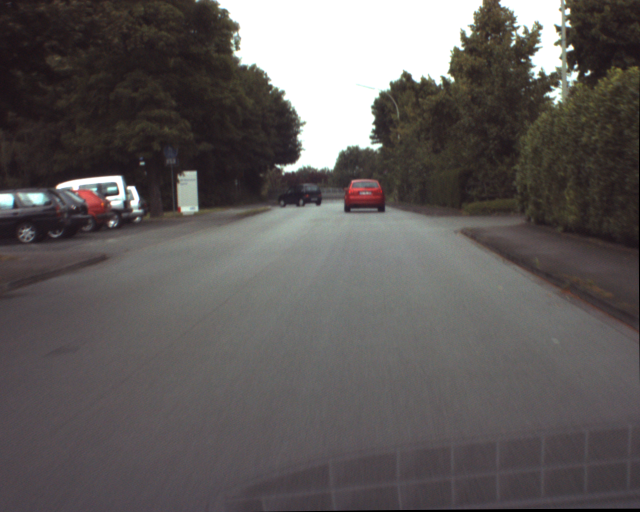
%> input picture Lab5_testimages/ur_c_s_03a_01_L_0376.png, 1280 x 1024 px (shown at 1/2 size)
$ octave main.m   (GNU Octave 9; MATLAB toolbox functions it lacks are replaced by stand-ins)
%> lines starting %> are read from the running program, lines starting %| are printed output that depends on the picture; in (x1, y1, x2, y2) boxes, pixels count from 0 and x2, y2 are one past the last pixel; in counts of white or black regions, pixels touching at a corner belong together; the program's own positions count from 1
### NCC_function.m
function C = NCC_function(template,img)
    C = normxcorr2(template, img);
end

### find_car.m
function find_car(Temp, C, img, sample_n)
    [n,m] = size(C);
    [n_temp, m_temp] = size(Temp);

    seg = zeros(n,m);
    mask = C == max(C(:));%threshold on the hue componet
    seg = seg+mask;

    [~, linear_idx] = max(C(:));
    [row, col] = ind2sub(size(C), linear_idx);


    tit = sprintf("segmented object frame " + sample_n);
    figure,imagesc(seg),colormap gray, title(tit) %binary image (segmented image, i.e. detection of a given color)

    tit = sprintf("detected object frame " + sample_n);
    figure,imagesc(img),colormap gray,title(tit)
    hold on
    plot(col-(m_temp/2),row-(n_temp/2), '*r');
    rectangle('Position',[col-m_temp,row-n_temp,m_temp,n_temp],'EdgeColor',[1,0,0])
end

### main.m
clc, clearvars, close all
%%
%%%%%%%%%%%%%%%%%%%%%%%%%%%
% NCC-based segmentation
%%%%%%%%%%%%%%%%%%%%%%%%%%%

%------------------------------------
% RED CAR
%------------------------------------

img{1}=im2gray(imread('Lab5_testimages/ur_c_s_03a_01_L_0376.png'));
img{2}=im2gray(imread('Lab5_testimages/ur_c_s_03a_01_L_0377.png'));
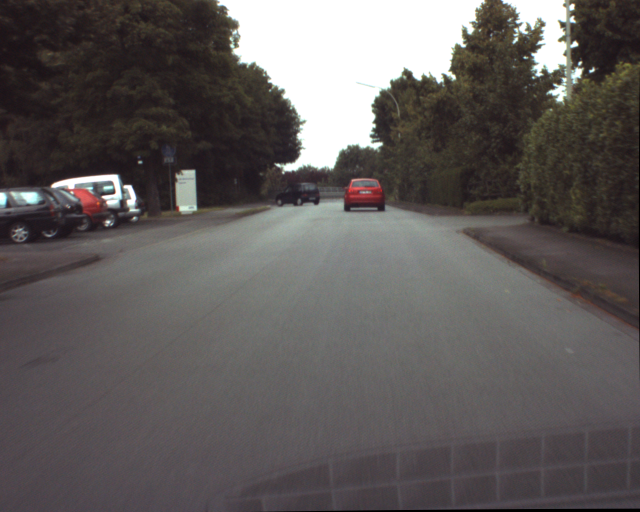
%> input picture Lab5_testimages/ur_c_s_03a_01_L_0377.png, 1280 x 1024 px (shown at 1/2 size)
img{3}=im2gray(imread('Lab5_testimages/ur_c_s_03a_01_L_0378.png'));
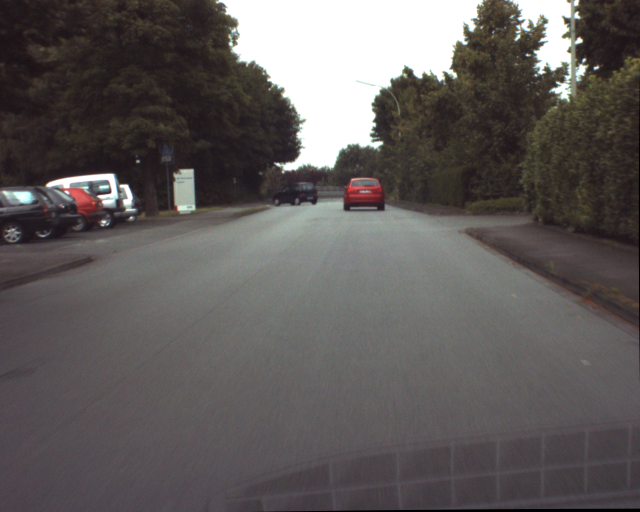
%> input picture Lab5_testimages/ur_c_s_03a_01_L_0378.png, 1280 x 1024 px (shown at 1/2 size)
img{4}=im2gray(imread('Lab5_testimages/ur_c_s_03a_01_L_0379.png'));
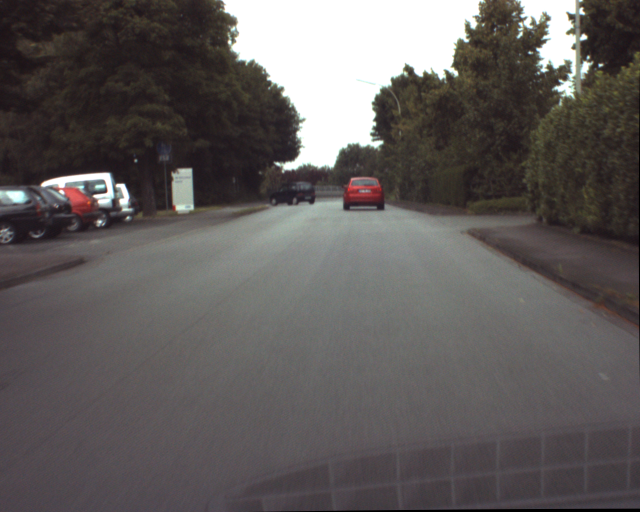
%> input picture Lab5_testimages/ur_c_s_03a_01_L_0379.png, 1280 x 1024 px (shown at 1/2 size)
img{5}=im2gray(imread('Lab5_testimages/ur_c_s_03a_01_L_0380.png'));
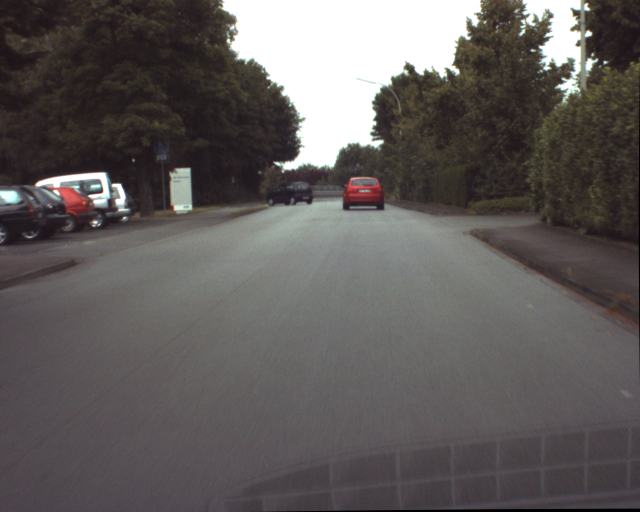
%> input picture Lab5_testimages/ur_c_s_03a_01_L_0380.png, 1280 x 1024 px (shown at 1/2 size)
img{6}=im2gray(imread('Lab5_testimages/ur_c_s_03a_01_L_0381.png'));
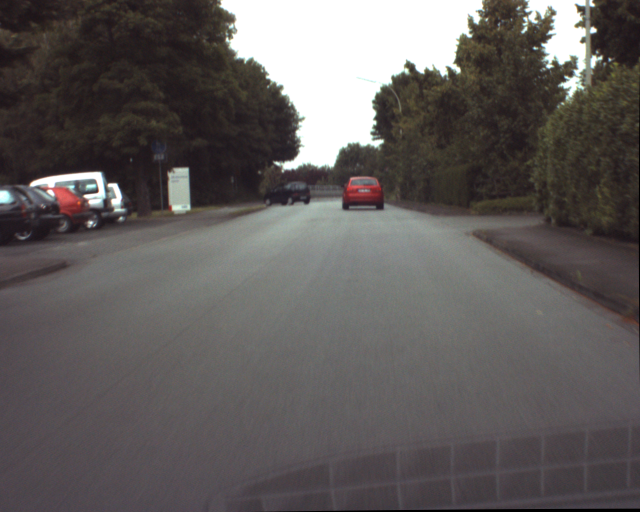
%> input picture Lab5_testimages/ur_c_s_03a_01_L_0381.png, 1280 x 1024 px (shown at 1/2 size)

%%

figure,imagesc(img{1}),colormap gray

T{1}=img{1}(360:410,690:770);
figure,imagesc(T{1}),colormap gray;

for i=1:6
    C_red{i} = NCC_function(T{1}, img{i});
    figure, imagesc(C_red{i}), colormap gray;
end
%> after the loop, C_red = 6 items

for i=1:6
    find_car(T{1}, C_red{i}, img{i}, i);
end
%> this loop made 6 passes
%> (linear_idx in find_car, row in find_car, col in find_car) on passes 1 to 6: (826316, 410, 770), (826314, 408, 770), (825239, 407, 769), (825238, 406, 769), (824163, 405, 768), (823089, 405, 767)
%> pass 1, in find_car, `mask = C == max(C(:));`:
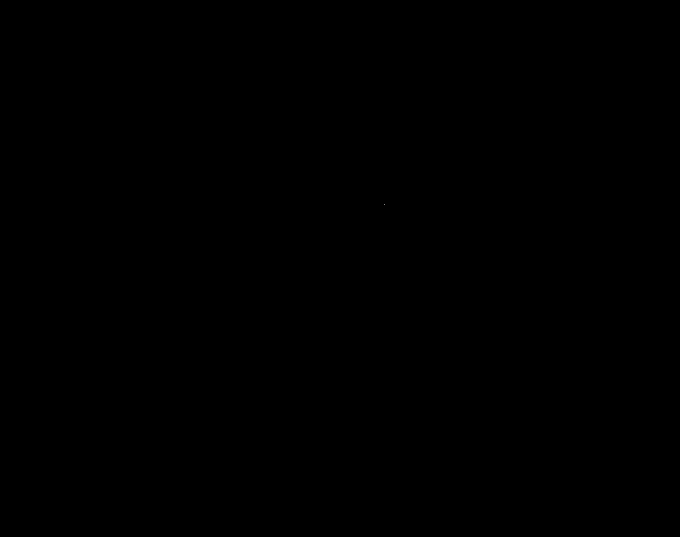
%> mask: size 1074x1360 logical (shown at 1/2 size); 0% white in thin lines or dots, all inside (x1, y1, x2, y2) = (769, 409, 770, 410)

%%
%------------------------------------
% DARK CAR
%------------------------------------

T{2}=img{1}(370:410,560:642);
figure,imagesc(T{2}),colormap gray;

tic;
for i=1:6
%> (the run ends here)
